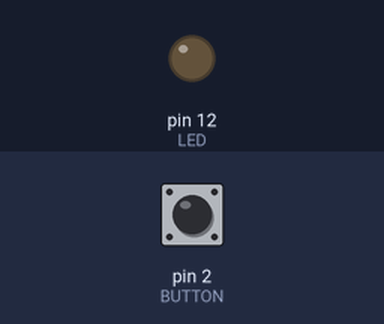
This sketch was run on a simulated Arduino Uno, built with avr-gcc and run on an emulated ATmega328P. Parts: output pins drawn as LEDs (lit = HIGH). The test bench sets the inputs (shaded band); at power-on: pin 2 (BUTTON) LOW.

Above: at 1.2 s.
1.3 s: pin 2 (BUTTON) pulled HIGH for 0.15 s
At 1.37 s:
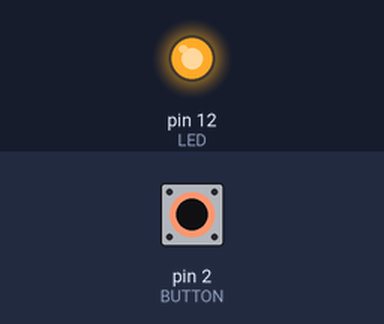
2.9 s: pin 2 (BUTTON) pulled HIGH for 3.2 s
At 6.7 s:
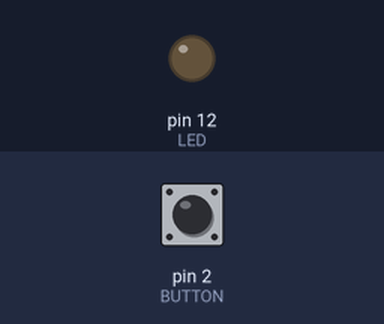
Timing chart, 0 to 8.2 s (numbered marks = the images above; inputs shaded):
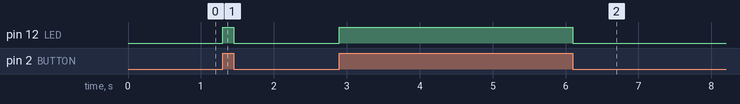

Measured:
- after the input at 1.3 s, pin 12 (LED): LOW → HIGH at once, → LOW 0.15 s later
- after the input at 2.9 s, pin 12 (LED): LOW → HIGH at once, → LOW 3.2 s later

The sketch:

test_02.ino
```cpp
// LEDのピン番号
int LED = 12;
// ボタンのピン番号
int BUTTON = 2;
// ボタンの値
int buttonValue = 0;

void setup() {
  // put your setup code here, to run once:
  pinMode(LED, OUTPUT);
  pinMode(BUTTON, INPUT);
}

void loop() {
  // put your main code here, to run repeatedly:
  buttonValue = digitalRead(BUTTON);

  if (buttonValue == HIGH) {
    digitalWrite(LED, HIGH);
  } else {
    digitalWrite(LED, LOW);
  }
}
```
